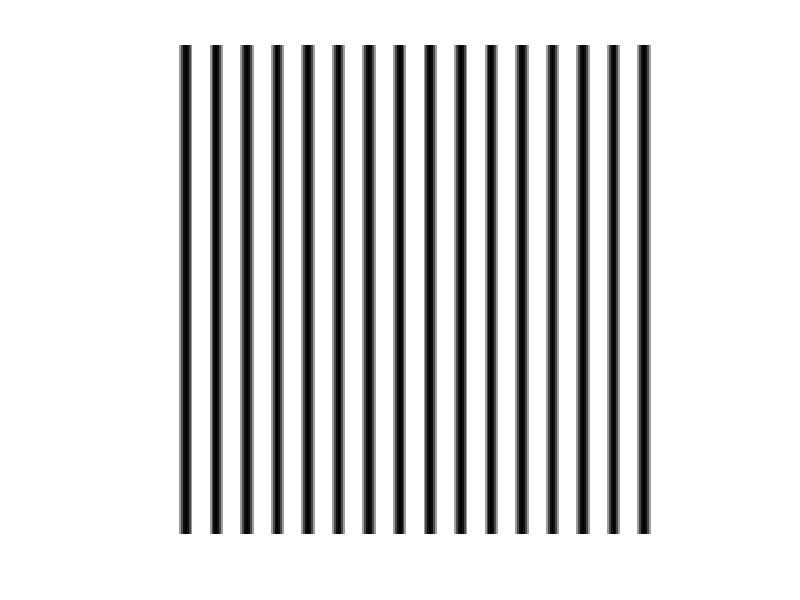
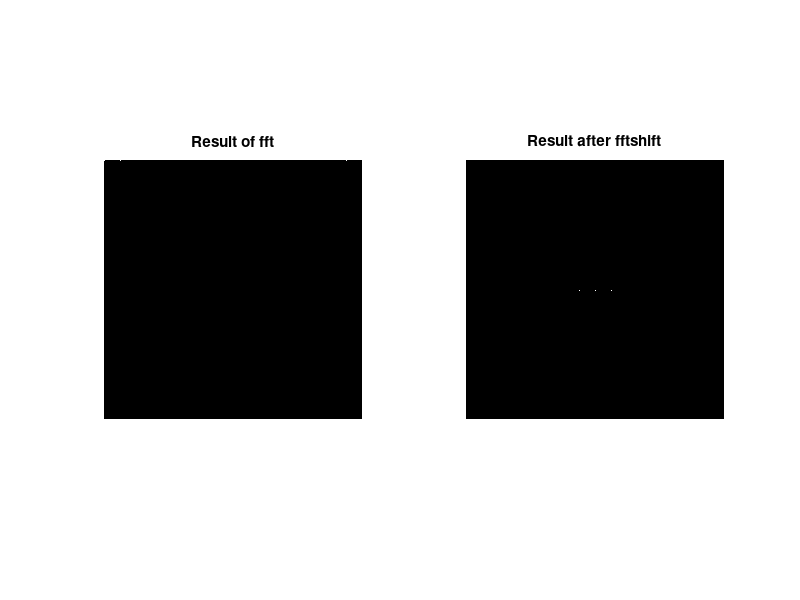
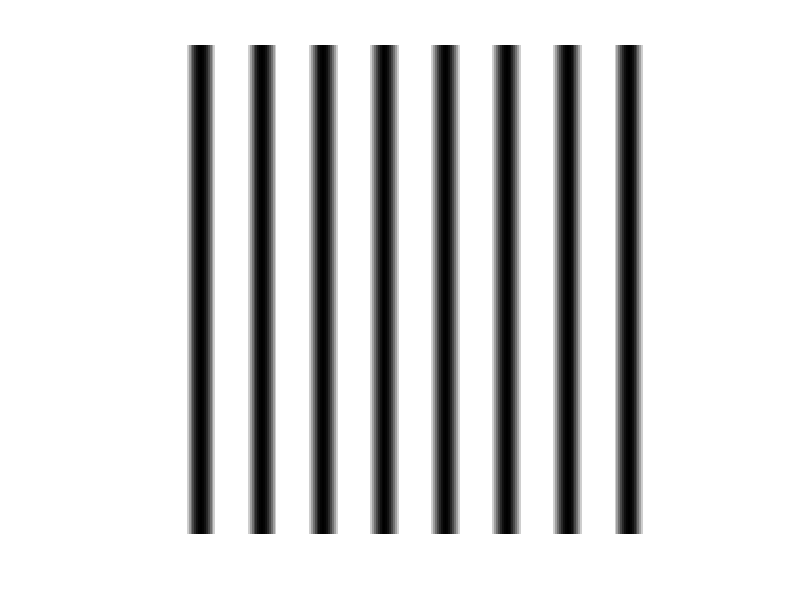
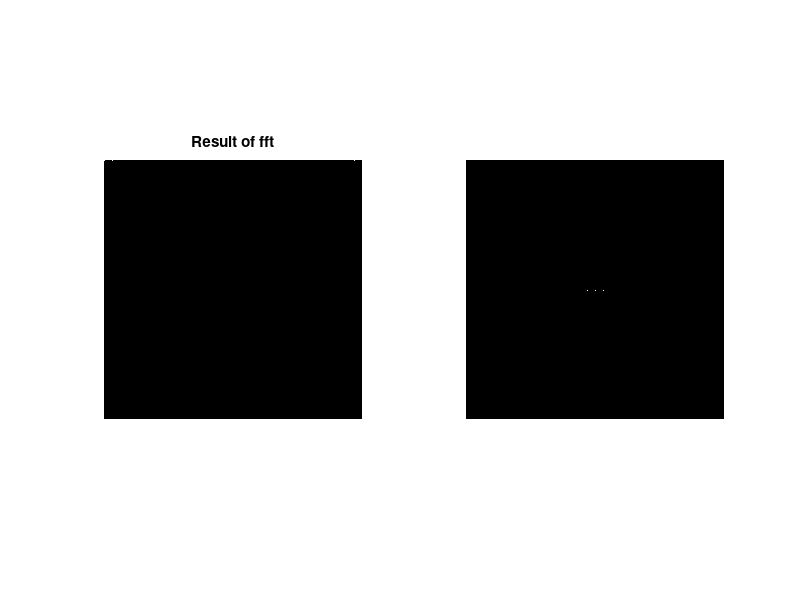

Source code (MATLAB) for these figures, in order:
%%
% This script is used for EEE330 Lab_3 Task_2
% Author: Ruihao Wang 
% ID: 1405884
% Contents: 2D-fft of images

%%
% Run gieven code
width = 256;
N = width/16;
n = (1:width) - 1;
x = 1+cos(2*pi*n/N);
im = ones(width, 1)*x;  % matrix multiplicaiton [m, n]*[n, m]->[m, m]
figure(1)
imshow(im)
imwrite(im, '.\Task-2\N_16.jpg');
% Display the log of magnitude result of 2D-DFT
Im = log(abs(fft2(im)));
Im_shift = fftshift(Im);
figure(2)
subplot(121)
imshow(Im)
title('Result of fft')
subplot(122)
imshow(Im_shift)
title('Result after fftshift')
imwrite(Im, '.\Task-2\fft2_16.jpg')
imwrite(Im_shift, '.\Task-2\fftshift_16.jpg')

%%
% Change N from 16 to 8 and repeat fft process
width = 256;
N = width/8;
n = (1:width) - 1;
x = 1+cos(2*pi*n/N);
im = ones(width, 1)*x;  % matrix multiplicaiton [m, n]*[n, m]->[m, m]
figure(3)
imshow(im)
imwrite(im, '.\Task-2\N_8.jpg');
% Display the log of magnitude result of 2D-DFT
Im = 100*log(abs(fft2(im)));
Im_shift = fftshift(Im);
figure(4)
subplot(121)
imshow(Im)
title('Result of fft')
subplot(122)
imshow(Im_shift)
imwrite(Im, '.\Task-2\fft2_8.jpg')
imwrite(Im_shift, '.\Task-2\fftshift_8.jpg')

%%
% Change the computation of x: composed by two cosine wave
width = 256;
N = width/8;
n = (1:width) - 1;
x = 1+cos(2*pi*n/N)+cos(4*pi*n/N);
im = ones(width, 1)*x;  % matrix multiplicaiton [m, n]*[n, m]->[m, m]
figure(5)
imshow(im)
imwrite(im, '.\Task-2\composed.jpg');
% Display the log of magnitude result of 2D-DFT
Im = 100*log(abs(fft2(im)));
Im_shift = fftshift(Im);
figure(6)
subplot(121)
imshow(Im)
title('Result of fft')
subplot(122)
imshow(Im_shift)
title('Result after fftshift')
imwrite(Im, '.\Task-2\fft2_composed.jpg')
imwrite(Im_shift, '.\Task-2\fftshift_composed.jpg')


